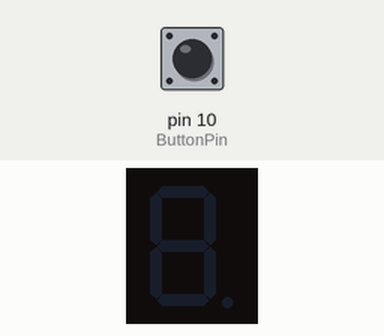
This sketch was run on a simulated Arduino Uno, built with avr-gcc and run on an emulated ATmega328P. On the bench: 1-digit seven-segment display. The test bench sets the inputs (shaded band); at power-on: pin 10 (ButtonPin) LOW. Random numbers use the default seed unless the sketch sets one.

Above: at 1.2 s.
1.3 s: pin 10 (ButtonPin) pulled HIGH for 1 s
At 3.1 s:
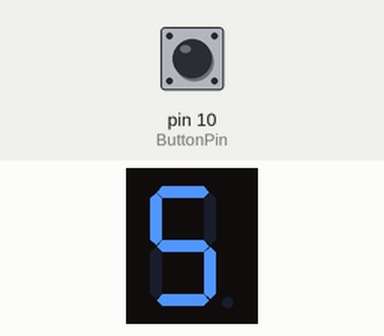
3.8 s: pin 10 (ButtonPin) pulled HIGH for 3.2 s
At 7.9 s:
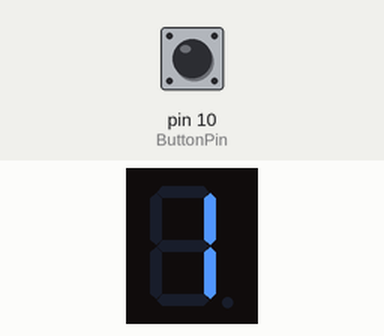
Timing chart, 0 to 9.4 s (numbered marks = the images above; inputs shaded):
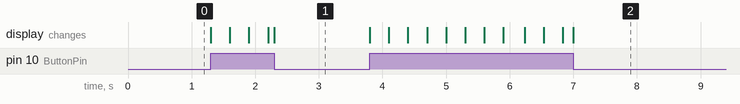

The sketch:

The_Main_Code_OF_The_Dice_Pouring_Project_._.INO
```cpp
// The Dice Pouring Project .

// In this program, We want to Display Numbers Randomly .

// The Main Code OF The Dice Pouring Project . . INO . .


#include "SevSeg.h"                                                                                                                                                     // Library required for this Project .


SevSeg sevseg;                                                                                                                                                        // Instantiate a seven segment controller object .
const int ButtonPin = 10;
int ButtonState = 0;


void setup ()

{

byte NumDigits = 1;
byte DigitPins [] = {};
byte SegmentPins [] = {3, 2, 8, 7, 6, 4, 5, 9};
bool ResistorsONSegments = true;                                                                                                                             // ' False ' Means Resistors Are ON Digit Pins .
sevseg.begin (COMMON_ANODE, NumDigits, DigitPins, SegmentPins, ResistorsONSegments);
sevseg.setBrightness (90);
pinMode (ButtonPin, INPUT);                                                                                                                               // Introducing The INPUT Pin .

}


void loop ()

{

  ButtonState = digitalRead (ButtonPin);


  if (ButtonState == HIGH)

  {

    sevseg.setNumber (random (1, 7) );
    sevseg.refreshDisplay ();

  }


}
```

Measured:
- after the input at 1.3 s, the display: first changes at once (image 1 shows a later state)
- after the input at 3.8 s, the display: first changes at once (image 2 shows a later state)
